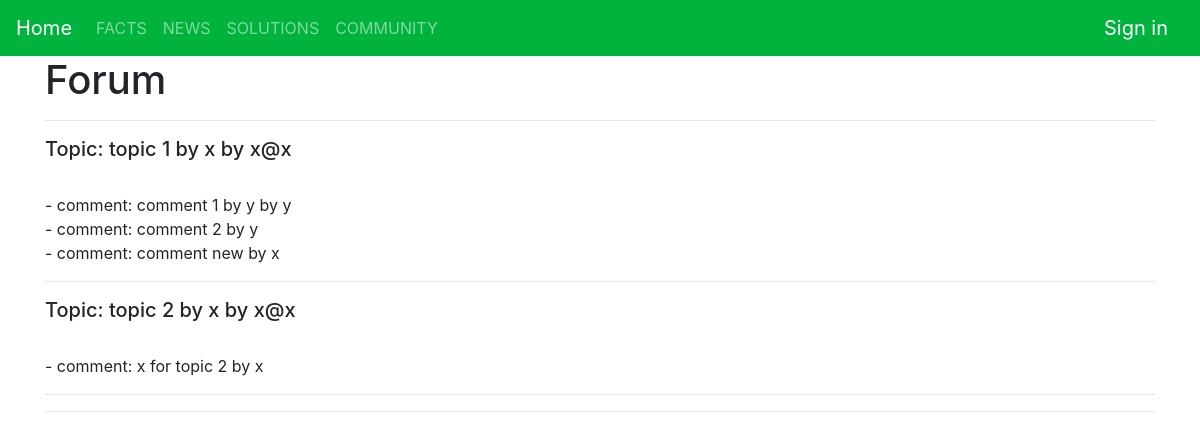
Page /forum on the committed database.
### tables this page shows
CREATE TABLE forum (
    id INTEGER PRIMARY KEY AUTOINCREMENT,
    topic TEXT NOT NULL,
    created_date TIMESTAMP NOT NULL DEFAULT CURRENT_TIMESTAMP,
    user_email TEXT,
    FOREIGN KEY(user_email) REFERENCES user(email)
);

CREATE TABLE comment (
    id INTEGER PRIMARY KEY AUTOINCREMENT,
    comment TEXT NOT NULL,
    created_date TIMESTAMP NOT NULL DEFAULT CURRENT_TIMESTAMP,
    forum_id INTEGER,
    user_email TEXT,
    FOREIGN KEY(forum_id) REFERENCES forum(id),
    FOREIGN KEY(user_email) REFERENCES user(email)
);

CREATE TABLE user (
    email TEXT PRIMARY KEY,
    salt BLOB NOT NULL,
    password_hash BLOB NOT NULL,
    first_name TEXT NOT NULL,
    last_name TEXT NOT NULL,
    is_admin INTEGER NOT NULL, -- 1 for true, 0 for false
    created_date TIMESTAMP NOT NULL DEFAULT CURRENT_TIMESTAMP
);

### app.py (the view)
@app.route('/forum', methods=('GET',))
def forum():
    forums = _forum_db.get_all_forums()
    comments = _forum_db.get_all_comments()
    users = _forum_db.get_all_users()
    return render_template('forum.html', forums=forums, comments=comments, users=users, find_comments_by_forum_id=find_comments_by_forum_id, find_user_by_email=find_user_by_email)

### app.py (called while the page is built)
def find_comments_by_forum_id(forum, all_comments):
    forum_comments = list()
    for comment in all_comments:
        if comment['forum_id'] == forum['id']:
            forum_comments.append(comment)
    return forum_comments

def find_user_by_email(users, email):
    for user in users:
        if user['email'] == email:
            return user
    return None

### db.py (called while the page is built)
    def select_all(self, sql, args):
        conn = self.get_db_connection()
        res = conn.execute(sql, args).fetchall()
        conn.commit()
        conn.close()
        return res

    def get_db_connection(self):
        conn = self.connect_to_db()
        conn.row_factory = sqlite3.Row
        return conn

    def connect_to_db(self):
        try:
            conn = sqlite3.connect(self.db_name)
            return conn
        except sqlite3.Error:
            print(f'failed on connect to DB: {self.db_name}')

### forum_db.py (called while the page is built)
    def get_all_users(self):
        sql, args = 'SELECT * FROM user', ()
        users = super().select_all(sql, args)
        return users;

    def get_all_forums(self):
        sql, args = 'SELECT * FROM forum', ()
        forums = super().select_all(sql, args)
        return forums

    def get_all_comments(self):
        sql, args = 'SELECT * FROM comment', ()
        comments = super().select_all(sql, args)
        return comments

### templates/forum.html (shortened to what this page needs)
{% extends 'base.html' %}
{% block content %}
    <h1>{% block title %} Forum {% endblock %}</h1>
    <hr/>
    {% for forum in forums %}
        <h5>Topic: {{ forum['topic'] }} by {{ forum['user_email'] }}</h5><br/>
        {% for comment in find_comments_by_forum_id(forum, comments) %}
            - comment: {{ comment['comment'] }} by {{ find_user_by_email(users, comment['user_email'])['first_name'] }} <br/>
        {% endfor %}
        <hr/>
    {% endfor %}
    <hr/>
{% endblock %}

### templates/base.html (shortened to what this page needs)
<!DOCTYPE html>
<html lang="en">
    <head>
        <link rel="stylesheet" href="https://stackpath.bootstrapcdn.com/bootstrap/4.3.1/css/bootstrap.min.css">
        <link rel="stylesheet" href="{{ url_for('static', filename='css/style.css') }}">
    </head>
    <body>
        <nav class="navbar navbar-expand-md navbar-dark" style="background-color: #00b33c;">
            <a class="navbar-brand" href="{{ url_for('index') }}">Home</a>
            <div class="collapse navbar-collapse" id="navbarNav">
                <ul class="navbar-nav">
                    <li class="navbar-item">
                        <a class="nav-link" href="#">FACTS</a>
                    </li>
                    <li class="navbar-item">
                        <a class="nav-link" href="#">NEWS</a>
                    </li>
                    <li class="navbar-item">
                        <a class="nav-link" href="#">SOLUTIONS</a>
                    </li>
                    <li class="navbar-item">
                        <a class="nav-link" href="{{ url_for('forum') }}">COMMUNITY</a>
                    </li>
                </ul>
            </div>
            {% if session['signed_in'] %}
                <a class="navbar-brand" href="{{ url_for('signout') }}">Sign out</a>
            {% else %}
                <a class="navbar-brand" href="{{ url_for('signin') }}">Sign in</a>
            {% endif %}
        </nav>
        <div class="container">
            {% block content %} {% endblock %}
        </div>
    </body>
</html>

### rows in the picture
forum: topic "topic 1 by x", user_email "x@x"
comment: comment "comment 1 by y", user_email.first_name "y"
comment: comment "comment 2", user_email.first_name "y"
comment: comment "comment new", user_email.first_name "x"
forum: topic "topic 2 by x", user_email "x@x"
comment: comment "x for topic 2", user_email.first_name "x"
